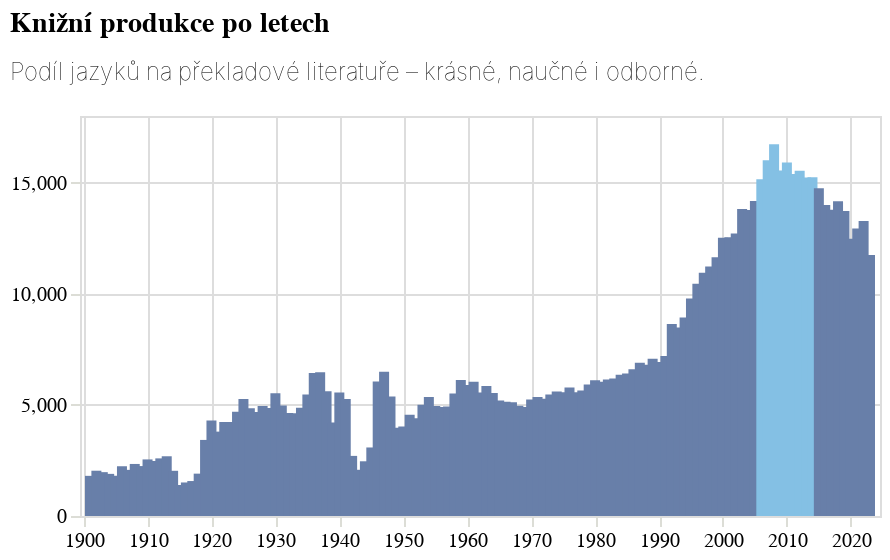

The cell this chart's notebook holds for it:
### Code cell
alt.Chart(rocni_pocty.to_pandas(), title={'text': titulek, 'subtitle': podtitulek}).mark_bar(color="#7CA6E1").encode(
    alt.X('rok:T', title=None, axis=alt.Axis(domainOpacity=0, tickColor='#DCDDD6')),
    alt.Y('knih:Q', title=None, axis=alt.Axis(domainOpacity=0, tickColor='#DCDDD6')),
    color=alt.condition(
        'datum.knih > 15000',  # Using datum to reference the field value
        alt.value('#84c0e4'),
        alt.value('#687fa9')
    )).properties(width=400, height=200)

### Figure 1 — Vega-Lite specification as saved in the notebook (floating-point values rounded to 4 significant figures)
{"config": {"title": {"font": "Noticia Text", "fontSize": 14, "anchor": "start", "fontWeight": "bolder", "subtitleFont": "Noticia Text", "subtitleFontSize": 12, "subtitleFontWeight": "lighter", "subtitlePadding": 12, "dy": -12}, "axis": {"labelFont": "Asap", "titleFont": "Asap", "fontWeight": "lighter", "titleFontWeight": "lighter", "labelFontSize": 10, "titleFontSize": 10, "labelPadding": 2, "titlePadding": 10}, "legend": {"labelFont": "Asap", "labelFontWeight": "normal", "titleFont": "Asap", "titleFontWeight": "normal", "labelFontSize": 10, "titleFontSize": 10}}, "data": {"name": "data-39f582e78b98d8f9fe28fefeda4048f3"}, "mark": {"type": "bar", "color": "#7CA6E1"}, "encoding": {"color": {"condition": {"test": "datum.knih > 15000", "value": "#84c0e4"}, "value": "#687fa9"}, "x": {"axis": {"domainOpacity": 0, "tickColor": "#DCDDD6"}, "field": "rok", "title": null, "type": "temporal"}, "y": {"axis": {"domainOpacity": 0, "tickColor": "#DCDDD6"}, "field": "knih", "title": null, "type": "quantitative"}}, "height": 200, "title": {"text": "Knižní produkce po letech", "subtitle": ["Podíl jazyků na překladové literatuře – krásné, naučné i odborné."]}, "width": 400, "$schema": "https://vega.github.io/schema/vega-lite/v5.8.0.json", "datasets": {"data-39f582e78b98d8f9fe28fefeda4048f3": [{"rok": "1901-01-01T00:00:00", "knih": 1807}, {"rok": "1902-01-01T00:00:00", "knih": 2038}, {"rok": "1903-01-01T00:00:00", "knih": 1973}, {"rok": "1904-01-01T00:00:00", "knih": 1896}, {"rok": "1905-01-01T00:00:00", "knih": 1811}, {"rok": "1906-01-01T00:00:00", "knih": 2239}, {"rok": "1907-01-01T00:00:00", "knih": 2076}, {"rok": "1908-01-01T00:00:00", "knih": 2342}, {"rok": "1909-01-01T00:00:00", "knih": 2247}, {"rok": "1910-01-01T00:00:00", "knih": 2546}, {"rok": "1911-01-01T00:00:00", "knih": 2474}, {"rok": "1912-01-01T00:00:00", "knih": 2593}, {"rok": "1913-01-01T00:00:00", "knih": 2688}, {"rok": "1914-01-01T00:00:00", "knih": 2034}, {"rok": "1915-01-01T00:00:00", "knih": 1394}, {"rok": "1916-01-01T00:00:00", "knih": 1509}, {"rok": "1917-01-01T00:00:00", "knih": 1573}, {"rok": "1918-01-01T00:00:00", "knih": 1906}, {"rok": "1919-01-01T00:00:00", "knih": 3423}, {"rok": "1920-01-01T00:00:00", "knih": 4301}, {"rok": "1921-01-01T00:00:00", "knih": 3797}, {"rok": "1922-01-01T00:00:00", "knih": 4231}, {"rok": "1923-01-01T00:00:00", "knih": 4229}, {"rok": "1924-01-01T00:00:00", "knih": 4689}, {"rok": "1925-01-01T00:00:00", "knih": 5261}, {"rok": "1926-01-01T00:00:00", "knih": 4852}, {"rok": "1927-01-01T00:00:00", "knih": 4680}, {"rok": "1928-01-01T00:00:00", "knih": 4945}, {"rok": "1929-01-01T00:00:00", "knih": 4864}, {"rok": "1930-01-01T00:00:00", "knih": 5527}, {"rok": "1931-01-01T00:00:00", "knih": 4978}, {"rok": "1932-01-01T00:00:00", "knih": 4630}, {"rok": "1933-01-01T00:00:00", "knih": 4628}, {"rok": "1934-01-01T00:00:00", "knih": 4870}, {"rok": "1935-01-01T00:00:00", "knih": 5469}, {"rok": "1936-01-01T00:00:00", "knih": 6438}, {"rok": "1937-01-01T00:00:00", "knih": 6467}, {"rok": "1938-01-01T00:00:00", "knih": 5611}, {"rok": "1939-01-01T00:00:00", "knih": 4207}, {"rok": "1940-01-01T00:00:00", "knih": 5558}, {"rok": "1941-01-01T00:00:00", "knih": 5265}, {"rok": "1942-01-01T00:00:00", "knih": 2705}, {"rok": "1943-01-01T00:00:00", "knih": 2079}, {"rok": "1944-01-01T00:00:00", "knih": 2462}, {"rok": "1945-01-01T00:00:00", "knih": 3084}, {"rok": "1946-01-01T00:00:00", "knih": 6052}, {"rok": "1947-01-01T00:00:00", "knih": 6490}, {"rok": "1948-01-01T00:00:00", "knih": 5381}, {"rok": "1949-01-01T00:00:00", "knih": 3973}, {"rok": "1950-01-01T00:00:00", "knih": 4030}, {"rok": "1951-01-01T00:00:00", "knih": 4555}, {"rok": "1952-01-01T00:00:00", "knih": 4399}, {"rok": "1953-01-01T00:00:00", "knih": 5005}, {"rok": "1954-01-01T00:00:00", "knih": 5357}, {"rok": "1955-01-01T00:00:00", "knih": 4948}, {"rok": "1956-01-01T00:00:00", "knih": 4909}, {"rok": "1957-01-01T00:00:00", "knih": 4927}, {"rok": "1958-01-01T00:00:00", "knih": 5513}, {"rok": "1959-01-01T00:00:00", "knih": 6125}, {"rok": "1960-01-01T00:00:00", "knih": 5895}, {"rok": "1961-01-01T00:00:00", "knih": 6037}, {"rok": "1962-01-01T00:00:00", "knih": 5562}, {"rok": "1963-01-01T00:00:00", "knih": 5845}, {"rok": "1964-01-01T00:00:00", "knih": 5533}, {"rok": "1965-01-01T00:00:00", "knih": 5192}, {"rok": "1966-01-01T00:00:00", "knih": 5145}, {"rok": "1967-01-01T00:00:00", "knih": 5122}, {"rok": "1968-01-01T00:00:00", "knih": 4960}, {"rok": "1969-01-01T00:00:00", "knih": 4904}, {"rok": "1970-01-01T00:00:00", "knih": 5245}, {"rok": "1971-01-01T00:00:00", "knih": 5356}, {"rok": "1972-01-01T00:00:00", "knih": 5273}, {"rok": "1973-01-01T00:00:00", "knih": 5468}, {"rok": "1974-01-01T00:00:00", "knih": 5603}, {"rok": "1975-01-01T00:00:00", "knih": 5568}, {"rok": "1976-01-01T00:00:00", "knih": 5787}, {"rok": "1977-01-01T00:00:00", "knih": 5567}, {"rok": "1978-01-01T00:00:00", "knih": 5647}, {"rok": "1979-01-01T00:00:00", "knih": 5918}, {"rok": "1980-01-01T00:00:00", "knih": 6107}, {"rok": "1981-01-01T00:00:00", "knih": 6046}, {"rok": "1982-01-01T00:00:00", "knih": 6137}, {"rok": "1983-01-01T00:00:00", "knih": 6191}, {"rok": "1984-01-01T00:00:00", "knih": 6353}, {"rok": "1985-01-01T00:00:00", "knih": 6417}, {"rok": "1986-01-01T00:00:00", "knih": 6604}, {"rok": "1987-01-01T00:00:00", "knih": 6900}, {"rok": "1988-01-01T00:00:00", "knih": 6808}, {"rok": "1989-01-01T00:00:00", "knih": 7073}, {"rok": "1990-01-01T00:00:00", "knih": 6926}, {"rok": "1991-01-01T00:00:00", "knih": 7201}, {"rok": "1992-01-01T00:00:00", "knih": 8638}, {"rok": "1993-01-01T00:00:00", "knih": 8488}, {"rok": "1994-01-01T00:00:00", "knih": 8938}, {"rok": "1995-01-01T00:00:00", "knih": 9788}, {"rok": "1996-01-01T00:00:00", "knih": 10455}, {"rok": "1997-01-01T00:00:00", "knih": 10944}, {"rok": "1998-01-01T00:00:00", "knih": 11230}, {"rok": "1999-01-01T00:00:00", "knih": 11641}, {"rok": "2000-01-01T00:00:00", "knih": 12519}, {"rok": "2001-01-01T00:00:00", "knih": 12548}, {"rok": "2002-01-01T00:00:00", "knih": 12717}, {"rok": "2003-01-01T00:00:00", "knih": 13813}, {"rok": "2004-01-01T00:00:00", "knih": 13772}, {"rok": "2005-01-01T00:00:00", "knih": 14177}, {"rok": "2006-01-01T00:00:00", "knih": 15155}, {"rok": "2007-01-01T00:00:00", "knih": 16014}, {"rok": "2008-01-01T00:00:00", "knih": 16728}, {"rok": "2009-01-01T00:00:00", "knih": 15551}, {"rok": "2010-01-01T00:00:00", "knih": 15911}, {"rok": "2011-01-01T00:00:00", "knih": 15394}, {"rok": "2012-01-01T00:00:00", "knih": 15535}, {"rok": "2013-01-01T00:00:00", "knih": 15229}, {"rok": "2014-01-01T00:00:00", "knih": 15243}, {"rok": "2015-01-01T00:00:00", "knih": 14749}, {"rok": "2016-01-01T00:00:00", "knih": 13999}, {"rok": "2017-01-01T00:00:00", "knih": 13782}, {"rok": "2018-01-01T00:00:00", "knih": 14162}, {"rok": "2019-01-01T00:00:00", "knih": 13726}, {"rok": "2020-01-01T00:00:00", "knih": 12474}, {"rok": "2021-01-01T00:00:00", "knih": 12935}, {"rok": "2022-01-01T00:00:00", "knih": 13273}, {"rok": "2023-01-01T00:00:00", "knih": 11749}]}}
